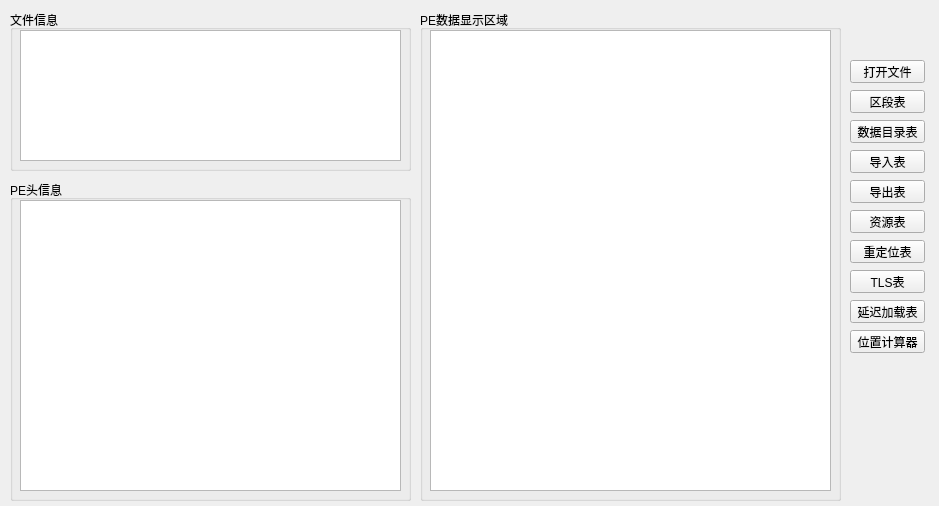
<?xml version="1.0" encoding="UTF-8"?>
<ui version="4.0">
 <class>PETabWidget</class>
 <widget class="QWidget" name="PETabWidget">
  <property name="geometry">
   <rect>
    <x>0</x>
    <y>0</y>
    <width>939</width>
    <height>506</height>
   </rect>
  </property>
  <property name="windowTitle">
   <string>PETabWidget</string>
  </property>
  <widget class="QPushButton" name="psBtnSectionTable">
   <property name="geometry">
    <rect>
     <x>850</x>
     <y>90</y>
     <width>75</width>
     <height>23</height>
    </rect>
   </property>
   <property name="text">
    <string>区段表</string>
   </property>
  </widget>
  <widget class="QPushButton" name="psBtnDataDirTable">
   <property name="geometry">
    <rect>
     <x>850</x>
     <y>120</y>
     <width>75</width>
     <height>23</height>
    </rect>
   </property>
   <property name="text">
    <string>数据目录表</string>
   </property>
  </widget>
  <widget class="QPushButton" name="psBtnImpTable">
   <property name="geometry">
    <rect>
     <x>850</x>
     <y>150</y>
     <width>75</width>
     <height>23</height>
    </rect>
   </property>
   <property name="text">
    <string>导入表</string>
   </property>
  </widget>
  <widget class="QPushButton" name="psBtnExpTable">
   <property name="geometry">
    <rect>
     <x>850</x>
     <y>180</y>
     <width>75</width>
     <height>23</height>
    </rect>
   </property>
   <property name="text">
    <string>导出表</string>
   </property>
  </widget>
  <widget class="QPushButton" name="psBtnResTable">
   <property name="geometry">
    <rect>
     <x>850</x>
     <y>210</y>
     <width>75</width>
     <height>23</height>
    </rect>
   </property>
   <property name="text">
    <string>资源表</string>
   </property>
  </widget>
  <widget class="QPushButton" name="psBtnRelocTable">
   <property name="geometry">
    <rect>
     <x>850</x>
     <y>240</y>
     <width>75</width>
     <height>23</height>
    </rect>
   </property>
   <property name="text">
    <string>重定位表</string>
   </property>
  </widget>
  <widget class="QPushButton" name="psBtnDelayLoadTable">
   <property name="geometry">
    <rect>
     <x>850</x>
     <y>300</y>
     <width>75</width>
     <height>23</height>
    </rect>
   </property>
   <property name="text">
    <string>延迟加载表</string>
   </property>
  </widget>
  <widget class="QGroupBox" name="groupBox">
   <property name="geometry">
    <rect>
     <x>10</x>
     <y>10</y>
     <width>401</width>
     <height>161</height>
    </rect>
   </property>
   <property name="title">
    <string>文件信息</string>
   </property>
   <widget class="QTextBrowser" name="textBrwFileInfo">
    <property name="geometry">
     <rect>
      <x>10</x>
      <y>20</y>
      <width>381</width>
      <height>131</height>
     </rect>
    </property>
   </widget>
  </widget>
  <widget class="QGroupBox" name="groupBox_2">
   <property name="geometry">
    <rect>
     <x>10</x>
     <y>180</y>
     <width>401</width>
     <height>321</height>
    </rect>
   </property>
   <property name="title">
    <string>PE头信息</string>
   </property>
   <widget class="QTextBrowser" name="textBrwPEHeader">
    <property name="geometry">
     <rect>
      <x>10</x>
      <y>20</y>
      <width>381</width>
      <height>291</height>
     </rect>
    </property>
   </widget>
  </widget>
  <widget class="QGroupBox" name="groupBoxPEData">
   <property name="geometry">
    <rect>
     <x>420</x>
     <y>10</y>
     <width>421</width>
     <height>491</height>
    </rect>
   </property>
   <property name="title">
    <string>PE数据显示区域</string>
   </property>
   <widget class="QTextBrowser" name="textBrwPEData">
    <property name="geometry">
     <rect>
      <x>10</x>
      <y>20</y>
      <width>401</width>
      <height>461</height>
     </rect>
    </property>
   </widget>
  </widget>
  <widget class="QPushButton" name="psBtnOffsetCounter">
   <property name="geometry">
    <rect>
     <x>850</x>
     <y>330</y>
     <width>75</width>
     <height>23</height>
    </rect>
   </property>
   <property name="text">
    <string>位置计算器</string>
   </property>
  </widget>
  <widget class="QPushButton" name="psBtnOpenFile">
   <property name="geometry">
    <rect>
     <x>850</x>
     <y>60</y>
     <width>75</width>
     <height>23</height>
    </rect>
   </property>
   <property name="text">
    <string>打开文件</string>
   </property>
  </widget>
  <widget class="QPushButton" name="psBtnTLSTable">
   <property name="geometry">
    <rect>
     <x>850</x>
     <y>270</y>
     <width>75</width>
     <height>23</height>
    </rect>
   </property>
   <property name="text">
    <string>TLS表</string>
   </property>
  </widget>
 </widget>
 <layoutdefault spacing="6" margin="11"/>
 <resources/>
 <connections>
  <connection>
   <sender>psBtnOpenFile</sender>
   <signal>clicked()</signal>
   <receiver>PETabWidget</receiver>
   <slot>onPsBtnOpenFileClicked()</slot>
   <hints>
    <hint type="sourcelabel">
     <x>912</x>
     <y>64</y>
    </hint>
    <hint type="destinationlabel">
     <x>932</x>
     <y>50</y>
    </hint>
   </hints>
  </connection>
  <connection>
   <sender>psBtnSectionTable</sender>
   <signal>clicked()</signal>
   <receiver>PETabWidget</receiver>
   <slot>onPsBtnSectionTableClicked()</slot>
   <hints>
    <hint type="sourcelabel">
     <x>883</x>
     <y>98</y>
    </hint>
    <hint type="destinationlabel">
     <x>933</x>
     <y>88</y>
    </hint>
   </hints>
  </connection>
  <connection>
   <sender>psBtnDataDirTable</sender>
   <signal>clicked()</signal>
   <receiver>PETabWidget</receiver>
   <slot>onPsBtnDataDirTableClicked()</slot>
   <hints>
    <hint type="sourcelabel">
     <x>911</x>
     <y>131</y>
    </hint>
    <hint type="destinationlabel">
     <x>934</x>
     <y>120</y>
    </hint>
   </hints>
  </connection>
  <connection>
   <sender>psBtnImpTable</sender>
   <signal>clicked()</signal>
   <receiver>PETabWidget</receiver>
   <slot>onPsBtnImpTableClicked()</slot>
   <hints>
    <hint type="sourcelabel">
     <x>904</x>
     <y>158</y>
    </hint>
    <hint type="destinationlabel">
     <x>931</x>
     <y>146</y>
    </hint>
   </hints>
  </connection>
  <connection>
   <sender>psBtnExpTable</sender>
   <signal>clicked()</signal>
   <receiver>PETabWidget</receiver>
   <slot>onPsBtnExpTableClicked()</slot>
   <hints>
    <hint type="sourcelabel">
     <x>881</x>
     <y>190</y>
    </hint>
    <hint type="destinationlabel">
     <x>933</x>
     <y>175</y>
    </hint>
   </hints>
  </connection>
  <connection>
   <sender>psBtnResTable</sender>
   <signal>clicked()</signal>
   <receiver>PETabWidget</receiver>
   <slot>onPsBtnResTableClicked()</slot>
   <hints>
    <hint type="sourcelabel">
     <x>905</x>
     <y>223</y>
    </hint>
    <hint type="destinationlabel">
     <x>933</x>
     <y>206</y>
    </hint>
   </hints>
  </connection>
  <connection>
   <sender>psBtnRelocTable</sender>
   <signal>clicked()</signal>
   <receiver>PETabWidget</receiver>
   <slot>onPsBtnRelocTableClicked()</slot>
   <hints>
    <hint type="sourcelabel">
     <x>885</x>
     <y>254</y>
    </hint>
    <hint type="destinationlabel">
     <x>934</x>
     <y>236</y>
    </hint>
   </hints>
  </connection>
  <connection>
   <sender>psBtnDelayLoadTable</sender>
   <signal>clicked()</signal>
   <receiver>PETabWidget</receiver>
   <slot>onPsBtnDelayTableClicked()</slot>
   <hints>
    <hint type="sourcelabel">
     <x>912</x>
     <y>284</y>
    </hint>
    <hint type="destinationlabel">
     <x>932</x>
     <y>268</y>
    </hint>
   </hints>
  </connection>
  <connection>
   <sender>psBtnOffsetCounter</sender>
   <signal>clicked()</signal>
   <receiver>PETabWidget</receiver>
   <slot>onPsBtnOffsetCounterClicked()</slot>
   <hints>
    <hint type="sourcelabel">
     <x>881</x>
     <y>312</y>
    </hint>
    <hint type="destinationlabel">
     <x>935</x>
     <y>297</y>
    </hint>
   </hints>
  </connection>
 </connections>
 <slots>
  <slot>onPsBtnOpenFileClicked()</slot>
  <slot>onPsBtnSectionTableClicked()</slot>
  <slot>onPsBtnDataDirTableClicked()</slot>
  <slot>onPsBtnImpTableClicked()</slot>
  <slot>onPsBtnExpTableClicked()</slot>
  <slot>onPsBtnResTableClicked()</slot>
  <slot>onPsBtnRelocTableClicked()</slot>
  <slot>onPsBtnDelayTableClicked()</slot>
  <slot>onPsBtnOffsetCounterClicked()</slot>
 </slots>
</ui>
